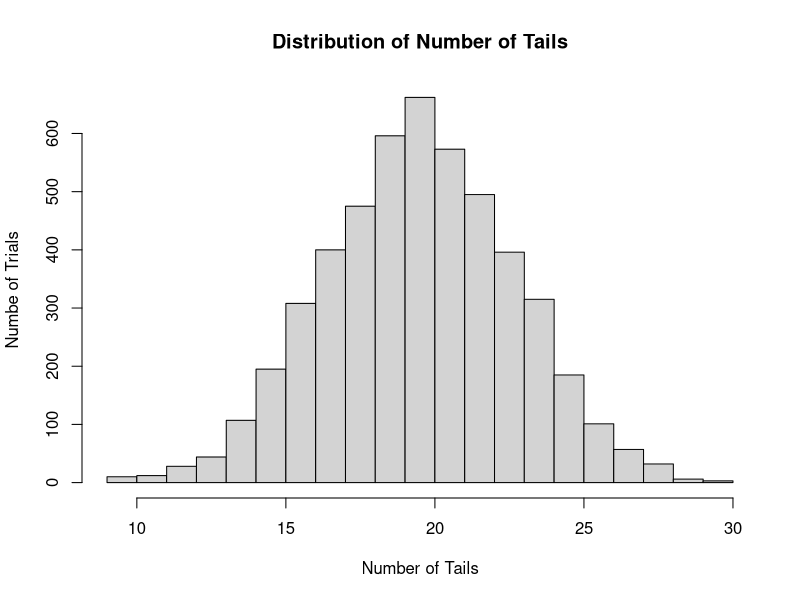

Here is the R script that generated this plot:
## Q1- 4pts
## Write a function that will simulate the number of tails in a series of coin tosses. 
## The input to the function is the number of coin tosses
## The output should be a single number equivalent to the number of tails in the series
number_of_tails = function(num_tosses) {
  coin = c('heads', 'tails')
  flips = sample(coin, size = num_tosses, replace = TRUE)
  num_tails = table(flips)['tails']
  return(num_tails)
}

## Q2 - 4pts
## Using the function you wrote in Q2, generate 5000 experiments each with 40 coin tosses
## Plot the distribution of the outputs as a histogram
hist(replicate(5000, number_of_tails(40)), 20, 
     main = "Distribution of Number of Tails",
     xlab = "Number of Tails",
     ylab = "Numbe of Trials") 

## Q3- 4pts
## Values and objects have different data types in R 
## You are given two DNA sequences of equal length
## find out how many bases are different between the two
dna1 = "TTAGCCTAAGCTA"
dna2 = "TTAGCCGATGCTA"
dna1_split = unlist(strsplit(dna1, ''))
dna2_split = unlist(strsplit(dna2, ''))
num_bases_diff = sum(dna1_split != dna2_split)
print(num_bases_diff)


